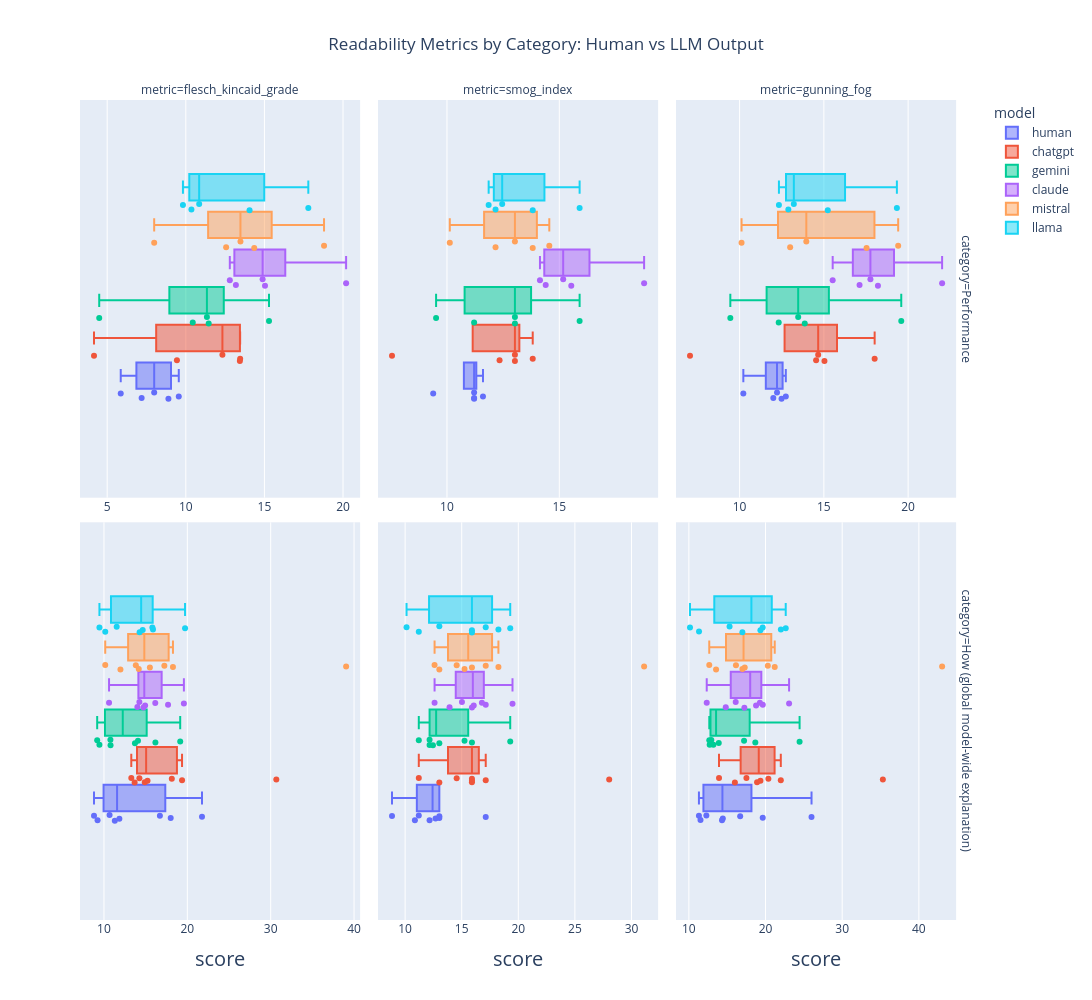

Notebook cell for this chart:
### Code cell
# Facet by category and metric
fig = px.box(to_plot[to_plot["category"].isin(['How (global model-wide explanation)', 'Performance'])], 
             x = "score", color = "model", points = "all", 
             facet_row = "category", facet_col = "metric", 
             height = 1000, width = 1300,
             title = "Readability Metrics by Category: Human vs LLM Output"
             ).update_xaxes(matches = None).update_layout(title_x = 0.5)

fig.for_each_xaxis(lambda xaxis: xaxis.update(showticklabels = True, title_font = dict(size = 20)))
fig.show()

### Figure 1 — Plotly figure (JSON) as saved in the notebook; plotly's stock layout.template omitted (floating-point values rounded to 4 significant figures)
{"data": [{"alignmentgroup": "True", "boxpoints": "all", "hovertemplate": "model=human<br>category=Performance<br>metric=flesch_kincaid_grade<br>score=%{x}<extra></extra>", "legendgroup": "human", "marker": {"color": "#636efa"}, "name": "human", "notched": false, "offsetgroup": "human", "orientation": "h", "showlegend": true, "type": "box", "x": [5.86, 7.19, 8.894, 9.553, 7.989], "x0": " ", "xaxis": "x4", "y0": " ", "yaxis": "y4"}, {"alignmentgroup": "True", "boxpoints": "all", "hovertemplate": "model=human<br>category=Performance<br>metric=smog_index<br>score=%{x}<extra></extra>", "legendgroup": "human", "marker": {"color": "#636efa"}, "name": "human", "notched": false, "offsetgroup": "human", "orientation": "h", "showlegend": false, "type": "box", "x": [9.387, 11.21, 11.6, 11.21, 11.21], "x0": " ", "xaxis": "x5", "y0": " ", "yaxis": "y5"}, {"alignmentgroup": "True", "boxpoints": "all", "hovertemplate": "model=human<br>category=Performance<br>metric=gunning_fog<br>score=%{x}<extra></extra>", "legendgroup": "human", "marker": {"color": "#636efa"}, "name": "human", "notched": false, "offsetgroup": "human", "orientation": "h", "showlegend": false, "type": "box", "x": [10.22, 12, 12.74, 12.49, 12.22], "x0": " ", "xaxis": "x6", "y0": " ", "yaxis": "y6"}, {"alignmentgroup": "True", "boxpoints": "all", "hovertemplate": "model=human<br>category=How (global model-wide explanation)<br>metric=flesch_kincaid_grade<br>score=%{x}<extra></extra>", "legendgroup": "human", "marker": {"color": "#636efa"}, "name": "human", "notched": false, "offsetgroup": "human", "orientation": "h", "showlegend": false, "type": "box", "x": [21.76, 11.85, 9.231, 8.806, 11.3, 10.67, 16.71, 18.01], "x0": " ", "xaxis": "x", "y0": " ", "yaxis": "y"}, {"alignmentgroup": "True", "boxpoints": "all", "hovertemplate": "model=human<br>category=How (global model-wide explanation)<br>metric=smog_index<br>score=%{x}<extra></extra>", "legendgroup": "human", "marker": {"color": "#636efa"}, "name": "human", "notched": false, "offsetgroup": "human", "orientation": "h", "showlegend": false, "type": "box", "x": [13.02, 12.69, 12.16, 11.21, 10.86, 8.842, 13.02, 17.12], "x0": " ", "xaxis": "x2", "y0": " ", "yaxis": "y2"}, {"alignmentgroup": "True", "boxpoints": "all", "hovertemplate": "model=human<br>category=How (global model-wide explanation)<br>metric=gunning_fog<br>score=%{x}<extra></extra>", "legendgroup": "human", "marker": {"color": "#636efa"}, "name": "human", "notched": false, "offsetgroup": "human", "orientation": "h", "showlegend": false, "type": "box", "x": [26, 16.69, 14.33, 11.31, 11.52, 12.28, 14.43, 19.63], "x0": " ", "xaxis": "x3", "y0": " ", "yaxis": "y3"}, {"alignmentgroup": "True", "boxpoints": "all", "hovertemplate": "model=chatgpt<br>category=Performance<br>metric=flesch_kincaid_grade<br>score=%{x}<extra></extra>", "legendgroup": "chatgpt", "marker": {"color": "#EF553B"}, "name": "chatgpt", "notched": false, "offsetgroup": "chatgpt", "orientation": "h", "showlegend": true, "type": "box", "x": [4.161, 9.434, 13.46, 13.44, 12.33], "x0": " ", "xaxis": "x4", "y0": " ", "yaxis": "y4"}, {"alignmentgroup": "True", "boxpoints": "all", "hovertemplate": "model=chatgpt<br>category=Performance<br>metric=smog_index<br>score=%{x}<extra></extra>", "legendgroup": "chatgpt", "marker": {"color": "#EF553B"}, "name": "chatgpt", "notched": false, "offsetgroup": "chatgpt", "orientation": "h", "showlegend": false, "type": "box", "x": [7.554, 13.82, 13.02, 12.34, 13.02], "x0": " ", "xaxis": "x5", "y0": " ", "yaxis": "y5"}, {"alignmentgroup": "True", "boxpoints": "all", "hovertemplate": "model=chatgpt<br>category=Performance<br>metric=gunning_fog<br>score=%{x}<extra></extra>", "legendgroup": "chatgpt", "marker": {"color": "#EF553B"}, "name": "chatgpt", "notched": false, "offsetgroup": "chatgpt", "orientation": "h", "showlegend": false, "type": "box", "x": [7.057, 15.04, 14.66, 18.01, 14.54], "x0": " ", "xaxis": "x6", "y0": " ", "yaxis": "y6"}, {"alignmentgroup": "True", "boxpoints": "all", "hovertemplate": "model=chatgpt<br>category=How (global model-wide explanation)<br>metric=flesch_kincaid_grade<br>score=%{x}<extra></extra>", "legendgroup": "chatgpt", "marker": {"color": "#EF553B"}, "name": "chatgpt", "notched": false, "offsetgroup": "chatgpt", "orientation": "h", "showlegend": false, "type": "box", "x": [15.23, 30.68, 14.9, 14.25, 13.68, 13.28, 19.37, 18.14], "x0": " ", "xaxis": "x", "y0": " ", "yaxis": "y"}, {"alignmentgroup": "True", "boxpoints": "all", "hovertemplate": "model=chatgpt<br>category=How (global model-wide explanation)<br>metric=smog_index<br>score=%{x}<extra></extra>", "legendgroup": "chatgpt", "marker": {"color": "#EF553B"}, "name": "chatgpt", "notched": false, "offsetgroup": "chatgpt", "orientation": "h", "showlegend": false, "type": "box", "x": [17.12, 28.03, 14.55, 15.9, 13.02, 11.21, 15.9, 15.9], "x0": " ", "xaxis": "x2", "y0": " ", "yaxis": "y2"}, {"alignmentgroup": "True", "boxpoints": "all", "hovertemplate": "model=chatgpt<br>category=How (global model-wide explanation)<br>metric=gunning_fog<br>score=%{x}<extra></extra>", "legendgroup": "chatgpt", "marker": {"color": "#EF553B"}, "name": "chatgpt", "notched": false, "offsetgroup": "chatgpt", "orientation": "h", "showlegend": false, "type": "box", "x": [20.37, 35.3, 17.51, 18.9, 16, 13.93, 19.33, 21.99], "x0": " ", "xaxis": "x3", "y0": " ", "yaxis": "y3"}, {"alignmentgroup": "True", "boxpoints": "all", "hovertemplate": "model=gemini<br>category=Performance<br>metric=flesch_kincaid_grade<br>score=%{x}<extra></extra>", "legendgroup": "gemini", "marker": {"color": "#00cc96"}, "name": "gemini", "notched": false, "offsetgroup": "gemini", "orientation": "h", "showlegend": true, "type": "box", "x": [4.493, 11.46, 10.44, 15.29, 11.34], "x0": " ", "xaxis": "x4", "y0": " ", "yaxis": "y4"}, {"alignmentgroup": "True", "boxpoints": "all", "hovertemplate": "model=gemini<br>category=Performance<br>metric=smog_index<br>score=%{x}<extra></extra>", "legendgroup": "gemini", "marker": {"color": "#00cc96"}, "name": "gemini", "notched": false, "offsetgroup": "gemini", "orientation": "h", "showlegend": false, "type": "box", "x": [9.516, 13.02, 13.02, 15.9, 11.21], "x0": " ", "xaxis": "x5", "y0": " ", "yaxis": "y5"}, {"alignmentgroup": "True", "boxpoints": "all", "hovertemplate": "model=gemini<br>category=Performance<br>metric=gunning_fog<br>score=%{x}<extra></extra>", "legendgroup": "gemini", "marker": {"color": "#00cc96"}, "name": "gemini", "notched": false, "offsetgroup": "gemini", "orientation": "h", "showlegend": false, "type": "box", "x": [9.45, 12.32, 13.87, 19.59, 13.48], "x0": " ", "xaxis": "x6", "y0": " ", "yaxis": "y6"}, {"alignmentgroup": "True", "boxpoints": "all", "hovertemplate": "model=gemini<br>category=How (global model-wide explanation)<br>metric=flesch_kincaid_grade<br>score=%{x}<extra></extra>", "legendgroup": "gemini", "marker": {"color": "#00cc96"}, "name": "gemini", "notched": false, "offsetgroup": "gemini", "orientation": "h", "showlegend": false, "type": "box", "x": [10.79, 19.15, 9.456, 9.189, 10.77, 16.17, 14.08, 13.72], "x0": " ", "xaxis": "x", "y0": " ", "yaxis": "y"}, {"alignmentgroup": "True", "boxpoints": "all", "hovertemplate": "model=gemini<br>category=How (global model-wide explanation)<br>metric=smog_index<br>score=%{x}<extra></extra>", "legendgroup": "gemini", "marker": {"color": "#00cc96"}, "name": "gemini", "notched": false, "offsetgroup": "gemini", "orientation": "h", "showlegend": false, "type": "box", "x": [12.16, 19.29, 13.02, 12.46, 12.16, 15.9, 11.21, 15.25], "x0": " ", "xaxis": "x2", "y0": " ", "yaxis": "y2"}, {"alignmentgroup": "True", "boxpoints": "all", "hovertemplate": "model=gemini<br>category=How (global model-wide explanation)<br>metric=gunning_fog<br>score=%{x}<extra></extra>", "legendgroup": "gemini", "marker": {"color": "#00cc96"}, "name": "gemini", "notched": false, "offsetgroup": "gemini", "orientation": "h", "showlegend": false, "type": "box", "x": [12.71, 24.44, 13.9, 12.67, 12.93, 18.67, 13.2, 17.2], "x0": " ", "xaxis": "x3", "y0": " ", "yaxis": "y3"}, {"alignmentgroup": "True", "boxpoints": "all", "hovertemplate": "model=claude<br>category=Performance<br>metric=flesch_kincaid_grade<br>score=%{x}<extra></extra>", "legendgroup": "claude", "marker": {"color": "#ab63fa"}, "name": "claude", "notched": false, "offsetgroup": "claude", "orientation": "h", "showlegend": true, "type": "box", "x": [13.19, 12.8, 20.2, 15.04, 14.89], "x0": " ", "xaxis": "x4", "y0": " ", "yaxis": "y4"}, {"alignmentgroup": "True", "boxpoints": "all", "hovertemplate": "model=claude<br>category=Performance<br>metric=smog_index<br>score=%{x}<extra></extra>", "legendgroup": "claude", "marker": {"color": "#ab63fa"}, "name": "claude", "notched": false, "offsetgroup": "claude", "orientation": "h", "showlegend": false, "type": "box", "x": [14.14, 14.39, 18.77, 15.17, 15.53], "x0": " ", "xaxis": "x5", "y0": " ", "yaxis": "y5"}, {"alignmentgroup": "True", "boxpoints": "all", "hovertemplate": "model=claude<br>category=Performance<br>metric=gunning_fog<br>score=%{x}<extra></extra>", "legendgroup": "claude", "marker": {"color": "#ab63fa"}, "name": "claude", "notched": false, "offsetgroup": "claude", "orientation": "h", "showlegend": false, "type": "box", "x": [15.52, 17.76, 22.02, 18.21, 17.12], "x0": " ", "xaxis": "x6", "y0": " ", "yaxis": "y6"}, {"alignmentgroup": "True", "boxpoints": "all", "hovertemplate": "model=claude<br>category=How (global model-wide explanation)<br>metric=flesch_kincaid_grade<br>score=%{x}<extra></extra>", "legendgroup": "claude", "marker": {"color": "#ab63fa"}, "name": "claude", "notched": false, "offsetgroup": "claude", "orientation": "h", "showlegend": false, "type": "box", "x": [10.61, 19.59, 14.01, 14.74, 14.25, 16.15, 17.69, 14.94], "x0": " ", "xaxis": "x", "y0": " ", "yaxis": "y"}, {"alignmentgroup": "True", "boxpoints": "all", "hovertemplate": "model=claude<br>category=How (global model-wide explanation)<br>metric=smog_index<br>score=%{x}<extra></extra>", "legendgroup": "claude", "marker": {"color": "#ab63fa"}, "name": "claude", "notched": false, "offsetgroup": "claude", "orientation": "h", "showlegend": false, "type": "box", "x": [12.6, 19.49, 13.93, 15.9, 15.02, 16.79, 17.12, 16.06], "x0": " ", "xaxis": "x2", "y0": " ", "yaxis": "y2"}, {"alignmentgroup": "True", "boxpoints": "all", "hovertemplate": "model=claude<br>category=How (global model-wide explanation)<br>metric=gunning_fog<br>score=%{x}<extra></extra>", "legendgroup": "claude", "marker": {"color": "#ab63fa"}, "name": "claude", "notched": false, "offsetgroup": "claude", "orientation": "h", "showlegend": false, "type": "box", "x": [12.33, 23.07, 14.81, 17.24, 16.11, 19.26, 19.64, 18.76], "x0": " ", "xaxis": "x3", "y0": " ", "yaxis": "y3"}, {"alignmentgroup": "True", "boxpoints": "all", "hovertemplate": "model=mistral<br>category=Performance<br>metric=flesch_kincaid_grade<br>score=%{x}<extra></extra>", "legendgroup": "mistral", "marker": {"color": "#FFA15A"}, "name": "mistral", "notched": false, "offsetgroup": "mistral", "orientation": "h", "showlegend": true, "type": "box", "x": [14.35, 7.989, 12.57, 13.48, 18.79], "x0": " ", "xaxis": "x4", "y0": " ", "yaxis": "y4"}, {"alignmentgroup": "True", "boxpoints": "all", "hovertemplate": "model=mistral<br>category=Performance<br>metric=smog_index<br>score=%{x}<extra></extra>", "legendgroup": "mistral", "marker": {"color": "#FFA15A"}, "name": "mistral", "notched": false, "offsetgroup": "mistral", "orientation": "h", "showlegend": false, "type": "box", "x": [13.82, 10.13, 12.16, 13.02, 14.55], "x0": " ", "xaxis": "x5", "y0": " ", "yaxis": "y5"}, {"alignmentgroup": "True", "boxpoints": "all", "hovertemplate": "model=mistral<br>category=Performance<br>metric=gunning_fog<br>score=%{x}<extra></extra>", "legendgroup": "mistral", "marker": {"color": "#FFA15A"}, "name": "mistral", "notched": false, "offsetgroup": "mistral", "orientation": "h", "showlegend": false, "type": "box", "x": [17.53, 10.12, 13, 13.96, 19.41], "x0": " ", "xaxis": "x6", "y0": " ", "yaxis": "y6"}, {"alignmentgroup": "True", "boxpoints": "all", "hovertemplate": "model=mistral<br>category=How (global model-wide explanation)<br>metric=flesch_kincaid_grade<br>score=%{x}<extra></extra>", "legendgroup": "mistral", "marker": {"color": "#FFA15A"}, "name": "mistral", "notched": false, "offsetgroup": "mistral", "orientation": "h", "showlegend": false, "type": "box", "x": [15.51, 39.05, 14.18, 10.15, 11.98, 18.28, 17.24, 13.82], "x0": " ", "xaxis": "x", "y0": " ", "yaxis": "y"}, {"alignmentgroup": "True", "boxpoints": "all", "hovertemplate": "model=mistral<br>category=How (global model-wide explanation)<br>metric=smog_index<br>score=%{x}<extra></extra>", "legendgroup": "mistral", "marker": {"color": "#FFA15A"}, "name": "mistral", "notched": false, "offsetgroup": "mistral", "orientation": "h", "showlegend": false, "type": "box", "x": [14.55, 31.12, 15.9, 13.02, 12.6, 17.12, 18.24, 15.25], "x0": " ", "xaxis": "x2", "y0": " ", "yaxis": "y2"}, {"alignmentgroup": "True", "boxpoints": "all", "hovertemplate": "model=mistral<br>category=How (global model-wide explanation)<br>metric=gunning_fog<br>score=%{x}<extra></extra>", "legendgroup": "mistral", "marker": {"color": "#FFA15A"}, "name": "mistral", "notched": false, "offsetgroup": "mistral", "orientation": "h", "showlegend": false, "type": "box", "x": [16.14, 43.03, 16.98, 12.66, 13.55, 20.3, 21.2, 17.29], "x0": " ", "xaxis": "x3", "y0": " ", "yaxis": "y3"}, {"alignmentgroup": "True", "boxpoints": "all", "hovertemplate": "model=llama<br>category=Performance<br>metric=flesch_kincaid_grade<br>score=%{x}<extra></extra>", "legendgroup": "llama", "marker": {"color": "#19d3f3"}, "name": "llama", "notched": false, "offsetgroup": "llama", "orientation": "h", "showlegend": true, "type": "box", "x": [9.818, 10.36, 10.85, 17.79, 14.06], "x0": " ", "xaxis": "x4", "y0": " ", "yaxis": "y4"}, {"alignmentgroup": "True", "boxpoints": "all", "hovertemplate": "model=llama<br>category=Performance<br>metric=smog_index<br>score=%{x}<extra></extra>", "legendgroup": "llama", "marker": {"color": "#19d3f3"}, "name": "llama", "notched": false, "offsetgroup": "llama", "orientation": "h", "showlegend": false, "type": "box", "x": [12.46, 12.16, 11.86, 15.9, 13.82], "x0": " ", "xaxis": "x5", "y0": " ", "yaxis": "y5"}, {"alignmentgroup": "True", "boxpoints": "all", "hovertemplate": "model=llama<br>category=Performance<br>metric=gunning_fog<br>score=%{x}<extra></extra>", "legendgroup": "llama", "marker": {"color": "#19d3f3"}, "name": "llama", "notched": false, "offsetgroup": "llama", "orientation": "h", "showlegend": false, "type": "box", "x": [13.22, 12.89, 12.33, 19.33, 15.23], "x0": " ", "xaxis": "x6", "y0": " ", "yaxis": "y6"}, {"alignmentgroup": "True", "boxpoints": "all", "hovertemplate": "model=llama<br>category=How (global model-wide explanation)<br>metric=flesch_kincaid_grade<br>score=%{x}<extra></extra>", "legendgroup": "llama", "marker": {"color": "#19d3f3"}, "name": "llama", "notched": false, "offsetgroup": "llama", "orientation": "h", "showlegend": false, "type": "box", "x": [14.28, 19.73, 11.53, 14.65, 9.456, 15.88, 10.15, 15.81], "x0": " ", "xaxis": "x", "y0": " ", "yaxis": "y"}, {"alignmentgroup": "True", "boxpoints": "all", "hovertemplate": "model=llama<br>category=How (global model-wide explanation)<br>metric=smog_index<br>score=%{x}<extra></extra>", "legendgroup": "llama", "marker": {"color": "#19d3f3"}, "name": "llama", "notched": false, "offsetgroup": "llama", "orientation": "h", "showlegend": false, "type": "box", "x": [15.9, 19.29, 11.21, 15.9, 10.13, 17.12, 13.02, 18.24], "x0": " ", "xaxis": "x2", "y0": " ", "yaxis": "y2"}, {"alignmentgroup": "True", "boxpoints": "all", "hovertemplate": "model=llama<br>category=How (global model-wide explanation)<br>metric=gunning_fog<br>score=%{x}<extra></extra>", "legendgroup": "llama", "marker": {"color": "#19d3f3"}, "name": "llama", "notched": false, "offsetgroup": "llama", "orientation": "h", "showlegend": false, "type": "box", "x": [16.98, 22.63, 11.33, 19.33, 10.15, 19.63, 15.31, 22], "x0": " ", "xaxis": "x3", "y0": " ", "yaxis": "y3"}], "layout": {"annotations": [{"font": {}, "showarrow": false, "text": "metric=flesch_kincaid_grade", "x": 0.1567, "xanchor": "center", "xref": "paper", "y": 1, "yanchor": "bottom", "yref": "paper"}, {"font": {}, "showarrow": false, "text": "metric=smog_index", "x": 0.49, "xanchor": "center", "xref": "paper", "y": 1, "yanchor": "bottom", "yref": "paper"}, {"font": {}, "showarrow": false, "text": "metric=gunning_fog", "x": 0.8233, "xanchor": "center", "xref": "paper", "y": 1, "yanchor": "bottom", "yref": "paper"}, {"font": {}, "showarrow": false, "text": "category=How (global model-wide explanation)", "textangle": 90, "x": 0.98, "xanchor": "left", "xref": "paper", "y": 0.2425, "yanchor": "middle", "yref": "paper"}, {"font": {}, "showarrow": false, "text": "category=Performance", "textangle": 90, "x": 0.98, "xanchor": "left", "xref": "paper", "y": 0.7575, "yanchor": "middle", "yref": "paper"}], "boxmode": "group", "height": 1000, "legend": {"title": {"text": "model"}, "tracegroupgap": 0}, "title": {"text": "Readability Metrics by Category: Human vs LLM Output", "x": 0.5}, "width": 1300, "xaxis": {"anchor": "y", "domain": [0, 0.3133], "showticklabels": true, "title": {"font": {"size": 20}, "text": "score"}}, "xaxis2": {"anchor": "y2", "domain": [0.3333, 0.6467], "showticklabels": true, "title": {"font": {"size": 20}, "text": "score"}}, "xaxis3": {"anchor": "y3", "domain": [0.6667, 0.98], "showticklabels": true, "title": {"font": {"size": 20}, "text": "score"}}, "xaxis4": {"anchor": "y4", "domain": [0, 0.3133], "showticklabels": true, "title": {"font": {"size": 20}}}, "xaxis5": {"anchor": "y5", "domain": [0.3333, 0.6467], "showticklabels": true, "title": {"font": {"size": 20}}}, "xaxis6": {"anchor": "y6", "domain": [0.6667, 0.98], "showticklabels": true, "title": {"font": {"size": 20}}}, "yaxis": {"anchor": "x", "domain": [0, 0.485]}, "yaxis2": {"anchor": "x2", "domain": [0, 0.485], "matches": "y", "showticklabels": false}, "yaxis3": {"anchor": "x3", "domain": [0, 0.485], "matches": "y", "showticklabels": false}, "yaxis4": {"anchor": "x4", "domain": [0.515, 1], "matches": "y"}, "yaxis5": {"anchor": "x5", "domain": [0.515, 1], "matches": "y", "showticklabels": false}, "yaxis6": {"anchor": "x6", "domain": [0.515, 1], "matches": "y", "showticklabels": false}}}
